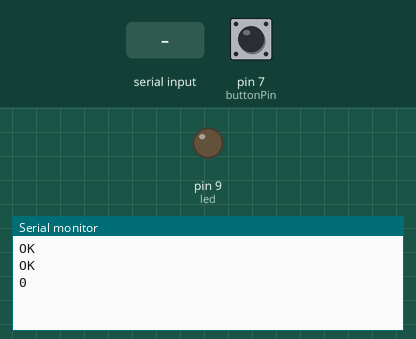
Recording of a sketch running on a simulated Arduino Uno, built with avr-gcc and run on an emulated ATmega328P. On the bench: output pins drawn as LEDs (lit = HIGH), the last lines printed to the serial monitor. The test bench sets the inputs (shaded band); at power-on: pin 7 (buttonPin) LOW. The modem accepts every AT command (registered, SIM ready, sends succeed) and sends nothing else; pins used as bus, display or sensor lines are not drawn.

Above: at 9.2 s.
9.3 s: pin 7 (buttonPin) pulled HIGH for 0.15 s
At 10.3 s:
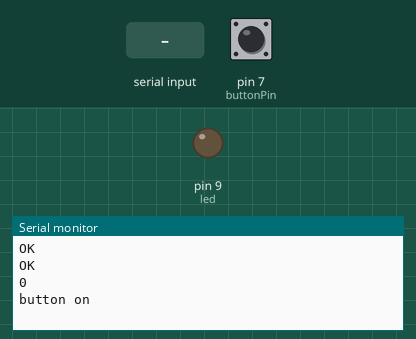
10.9 s: "1*2#on" received over the second serial link
13.4 s: "1*2off" received over the second serial link
At 14.4 s:
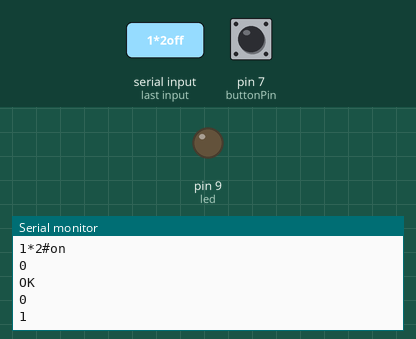

Measured:
- after the input at 9.3 s, the serial monitor: prints a new line after 0.09 s (image 1)
- after the input at 13.4 s, the serial monitor: prints a new line after 0.15 s (image 2)

The sketch:

v1.ino
```cpp
#include <SoftwareSerial.h>
SoftwareSerial sms(2,3); // RX | TX
const int buttonPin = 7;
const int led=9;
const int power=10;
int buttonState = 0;
 int i =0;
 String msg="";
 String cmd="";
void setup()
{
    Serial.begin(2400);
    sms.begin(2400);
     pinMode(buttonPin, INPUT);
     pinMode(led, OUTPUT);
     pinMode(power, OUTPUT);
     delay(1000);
     gsmPower();
     delay(1000);
     sms.print("at+ifc=1\r");

    // readSms();


}

void loop()
{

  //readSms();
   readSms();

          delay(300);
   if (sms.available())
    {
      Serial.write(sms.read());

    }
    else
    {


    }
     if (Serial.available())
    {
        sms.write(Serial.read());
    }
    buttonState = digitalRead(buttonPin);
     if (buttonState == HIGH) {
          Serial.println("button on");
          //sendSms();
          delsms();

    }


}
void sendSms()
{
  delay(1000);
  sms.print("AT+CMGF=1\r");
  if (sms.available())
    {
        Serial.write(sms.read());
    }
  delay(500);
  Serial.println("1");
  sms.println("AT + CMGS =\"+94777548249\"");
   if (sms.available())
    {
        Serial.write(sms.read());
    }
  delay(500);
  Serial.write("2");
  sms.println(",on,");

   if (sms.available())
    {
        Serial.write(sms.read());
    }
  delay(500);
  sms.write(0x1A);
  if (sms.available())
    {
        Serial.write(sms.read());
    }
  delay(500);
  Serial.write("send");
}

void readSms()
{


    // delay(500);
   //sms.println("AT+IFC=1");
  // for(int i=0;i<20;i++)
 // {
 // if (sms.available())
   // {
      //  Serial.write(sms.read());
    //}

 // }

  //delay(500);
  // sms.println("AT+CMGF=1");
   //for(int i=0;i<20;i++)
 // {
 // if (sms.available())
   // {
    //    Serial.write(sms.read());
    //}

 // }
  //delay(1000);
  sms.print("AT+CMGR=1");
 sms.write(0x0D);
sms.write(0x0A);
msg=sms.readString();

cmd=msg.substring(75,81);

Serial.println(msg);
Serial.println(cmd.equals("1*2#on"));
  if((cmd.equals("1*2#on")))
  {
     digitalWrite(led,HIGH);
     Serial.println("LED On");
     delsms();
  }

  if(cmd.equals("1*2off"))
  {
     digitalWrite(led,LOW);
      Serial.println("LED Off");
      delsms();
  }

 //if(StringContains(msg.)>0)
 //{
 //

 //}


 //for(int i=0;i<1000;i++)
//  {
       // Serial.print((char)sms.read());
//}
  //delay(15000);
  // sms.println("AT+CMGD=1");
// for(int i=0;i<10;i++)
//{
 // if (sms.available())
  //  {
    //  Serial.write(sms.read());

   // }

//}
     // delay(5000);
}

void delsms()
{
   sms.print("AT+CMGD=1");
   sms.write(0x0D);
   sms.write(0x0A);
}


int find_text(String needle, String haystack) {
  int foundpos = -1;
  for (int i = 0; (i < haystack.length() - needle.length()); i++) {
    if (haystack.substring(i,needle.length()+i) == needle) {
      foundpos = i;
    }
  }
  return foundpos;
}


void gsmPower()
{
  digitalWrite(power, LOW);
  delay(1000);
  digitalWrite(power, HIGH);
  delay(5000);
}
```
